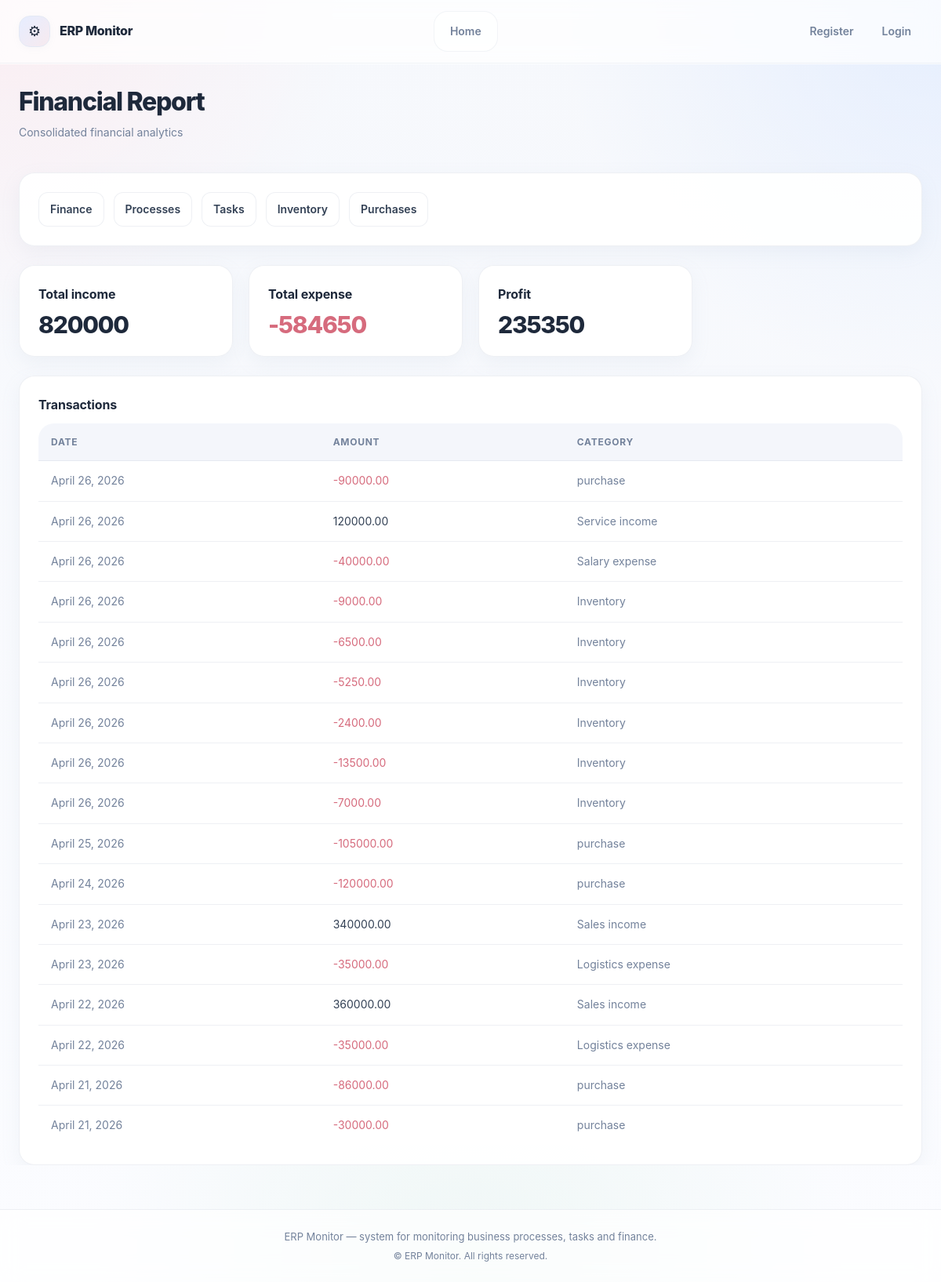
The page /reports/ on the database its author committed.
### finance/models.py (models this page shows, shortened)
class Transaction(models.Model):
    account = models.ForeignKey(
        Account,
        on_delete=models.PROTECT,
        related_name="transactions",
    )
    category = models.ForeignKey(
        Category,
        on_delete=models.PROTECT,
        related_name="transactions",
    )
    counterparty = models.ForeignKey(
        Counterparty,
        null=True,
        blank=True,
        on_delete=models.SET_NULL,
        related_name="transactions",
    )
    task = models.ForeignKey(
        Task,
        on_delete=models.SET_NULL,
        null=True,
        blank=True,
        related_name="transactions",
    )
    process_instance = models.ForeignKey(
        ProcessInstance,
        on_delete=models.SET_NULL,
        null=True,
        blank=True,
        related_name="transactions",
    )
    amount = models.DecimalField(max_digits=14, decimal_places=2)
    date = models.DateField()
    comment = models.TextField(blank=True)
    created_at = models.DateTimeField(auto_now_add=True)

class Category(models.Model):
    TYPE_CHOICES = (
        ("INCOME", "Income"),
        ("EXPENSE", "Expense"),
    )
    name = models.CharField(max_length=100)
    type = models.CharField(max_length=10, choices=TYPE_CHOICES)

### reports/views.py (the view)
# urls.py: path("", views.finance_report, name="finance_report"),
def finance_report(request):
    qs = Transaction.objects.all()
    total_income = qs.filter(amount__gt=0).aggregate(
        total=Sum("amount")
    )["total"] or 0
    total_expense = qs.filter(amount__lt=0).aggregate(
        total=Sum("amount")
    )["total"] or 0
    context = {
        "total_income": total_income,
        "total_expense": total_expense,
        "profit": total_income + total_expense,
        "transactions": qs.order_by("-date")[:100],
    }
    return render(request, "reports/finance.html", context)

### templates/reports/finance.html (shortened to what this page needs)
{% extends "base.html" %}
{% block content %}
<div class="page-header fade-in">
    <h1 class="page-title">Financial Report</h1>
    <p class="page-subtitle">
        Consolidated financial analytics
    </p>
</div>
<section class="dashboard-section fade-in">
    <div class="card">
        <nav class="reports-nav">
            <a href="{% url 'finance_report' %}"
               class="reports-link {% if request.path == '/reports/finance/' %}active{% endif %}">
                Finance
            </a>
            <a href="{% url 'process_report' %}"
               class="reports-link {% if request.path == '/reports/processes/' %}active{% endif %}">
                Processes
            </a>
            <a href="{% url 'task_report' %}"
               class="reports-link {% if request.path == '/reports/tasks/' %}active{% endif %}">
                Tasks
            </a>
            <a href="{% url 'inventory_report' %}"
               class="reports-link {% if request.path == '/reports/inventory/' %}active{% endif %}">
                Inventory
            </a>
            <a href="{% url 'purchase_report' %}"
               class="reports-link {% if request.path == '/reports/purchases/' %}active{% endif %}">
                Purchases
            </a>
        </nav>
    </div>
</section>
<section class="dashboard-section fade-in">
    <div class="cards-grid">
        <div class="card">
            <div class="card-title">Total income</div>
            <div class="card-metric">{{ total_income }}</div>
        </div>
        <div class="card">
            <div class="card-title">Total expense</div>
            <div class="card-metric danger">{{ total_expense }}</div>
        </div>
        <div class="card">
            <div class="card-title">Profit</div>
            <div class="card-metric {% if profit < 0 %}danger{% endif %}">
                {{ profit }}
            </div>
        </div>
    </div>
</section>
<section class="dashboard-section fade-in">
    <div class="card">
        <div class="card-title">Transactions</div>
        <table class="table">
            <thead>
                <tr>
                    <th>Date</th>
                    <th>Amount</th>
                    <th>Category</th>
                </tr>
            </thead>
            <tbody>
                {% for t in transactions %}
                <tr>
                    <td class="muted">{{ t.date }}</td>
                    <td>
                        <span class="{% if t.amount < 0 %}danger{% endif %}">
                            {{ t.amount }}
                        </span>
                    </td>
                    <td class="muted">{{ t.category.name }}</td>
                </tr>
                {% empty %}
                <tr>
                    <td colspan="3" class="muted">
                        No transactions
                    </td>
                </tr>
                {% endfor %}
            </tbody>
        </table>
    </div>
</section>
{% endblock %}

### static/css/main.css (style rules this page uses)
*, *::before, *::after { box-sizing: border-box; }
html, body { margin: 0; padding: 0; min-height: 100%; }
html { color-scheme: light; scroll-behavior: smooth; }
body { font-family: Inter, system-ui, -apple-system, "Segoe UI", Roboto, Arial, sans-serif; line-height: 1.6; -webkit-font-smoothing: antialiased; text-rendering: optimizeLegibility; transition: background-color .3s ease, color .3s ease; }
html[data-theme="light"], html[data-theme="dark"] { --bg-main: #f6f8fc; --bg-main-secondary: #fbfcff; --bg-surface: rgba(255, 255, 255, 0.76); --bg-surface-strong: rgba(255, 255, 255, 0.92); --bg-solid: #ffffff; --bg-soft: #f4f6fb; --bg-soft-hover: #edf2f9; --bg-nav: rgba(255, 255, 255, 0.64); --text-main: #1e293b; --text-soft: #334155; --text-muted: #73829b; --border-color: rgba(148, 163, 184, 0.16); --border-strong: rgba(148, 163, 184, 0.26); --accent: #7b95f2; --accent-hover: #657fe3; --accent-soft: rgba(123, 149, 242, 0.12); --success: #39996d; --success-soft: rgba(57, 153, 109, 0.12); --danger: #d66b7d; --danger-soft: rgba(214, 107, 125, 0.12); --warning: #d2a146; --warning-soft: rgba(210, 161, 70, 0.12); --info: #5f8fe8; --info-soft: rgba(95, 143, 232, 0.12); --shadow-xs: 0 2px 10px rgba(148, 163, 184, 0.06); --shadow-sm: 0 8px 24px rgba(148, 163, 184, 0.10); --shadow-md: 0 16px 38px rgba(148, 163, 184, 0.14); --shadow-lg: 0 28px 60px rgba(148, 163, 184, 0.18); --glass-blur: blur(14px); --radius-xs: 10px; --radius-sm: 14px; --radius-md: 20px; --radius-lg: 28px; --radius-xl: 34px; --container-width: 1360px; }
body.app { background: radial-gradient(circle at top left, rgba(255, 223, 228, 0.42), transparent 22%), radial-gradient(circle at top right, rgba(214, 229, 255, 0.52), transparent 24%), radial-gradient(circle at bottom center, rgba(220, 239, 230, 0.38), transparent 28%), linear-gradient(180deg, var(--bg-main) 0%, var(--bg-main-secondary) 100%); color: var(--text-main); }
a { color: inherit; }
.page-header { margin-bottom: 2px; }
.page-title { margin: 0; font-size: 32px; line-height: 1.08; font-weight: 800; letter-spacing: -0.04em; color: var(--text-main); }
.page-subtitle { margin-top: 10px; font-size: 14px; color: var(--text-muted); }
.card { background: var(--bg-surface-strong); backdrop-filter: var(--glass-blur); -webkit-backdrop-filter: var(--glass-blur); border: 1px solid var(--border-color); border-radius: var(--radius-md); padding: 24px; box-shadow: var(--shadow-sm); transition: transform .22s ease, box-shadow .22s ease, border-color .22s ease, background .22s ease; }
.card-title { margin-bottom: 10px; font-size: 16px; font-weight: 700; letter-spacing: -0.01em; color: var(--text-main); }
.card-metric { margin-top: 6px; font-size: 30px; line-height: 1.05; font-weight: 800; letter-spacing: -0.04em; color: var(--text-main); }
.card-metric.danger { color: var(--danger); }
.dashboard-section { display: flex; flex-direction: column; gap: 20px; }
.cards-grid { display: grid; grid-template-columns: repeat(auto-fill, minmax(240px, 1fr)); gap: 20px; }
.table { width: 100%; border-collapse: separate; border-spacing: 0; font-size: 14px; color: var(--text-soft); overflow: hidden; background: rgba(255, 255, 255, 0.6); border-radius: var(--radius-md); }
.table thead { background: var(--bg-soft); }
.table th, .table td { padding: 14px 16px; text-align: left; border-bottom: 1px solid var(--border-color); vertical-align: middle; }
.table th { font-size: 12px; font-weight: 700; letter-spacing: 0.06em; text-transform: uppercase; color: var(--text-muted); }
.table tbody tr { transition: background .18s ease; }
.table tbody tr:last-child td { border-bottom: none; }
.button, .btn, .reports-link { display: inline-flex; align-items: center; justify-content: center; min-height: 40px; padding: 10px 14px; border-radius: 12px; border: 1px solid var(--border-color); background: rgba(255, 255, 255, 0.9); color: var(--text-soft); font-size: 14px; font-weight: 600; text-decoration: none; cursor: pointer; transition: background .2s ease, color .2s ease, border-color .2s ease, transform .2s ease, box-shadow .2s ease; }
.reports-nav { display: flex; gap: 12px; flex-wrap: wrap; }
::placeholder { color: #98a4b8; }
.fade-in { animation: fadeIn .35s ease forwards; }
.danger { color: var(--danger); }
.muted { color: var(--text-muted); }
table { width: 100%; }

### rows shown on the page
Transaction: date "April 26, 2026", amount "-90000.00", category.name "purchase"
Transaction: date "April 26, 2026", amount "120000.00", category.name "Service income"
Transaction: date "April 26, 2026", amount "-40000.00", category.name "Salary expense"
Transaction: date "April 26, 2026", amount "-9000.00", category.name "Inventory"
Transaction: date "April 26, 2026", amount "-6500.00", category.name "Inventory"
Transaction: date "April 26, 2026", amount "-5250.00", category.name "Inventory"
Transaction: date "April 26, 2026", amount "-2400.00", category.name "Inventory"
Transaction: date "April 26, 2026", amount "-13500.00", category.name "Inventory"
Transaction: date "April 26, 2026", amount "-7000.00", category.name "Inventory"
Transaction: date "April 25, 2026", amount "-105000.00", category.name "purchase"
Transaction: date "April 24, 2026", amount "-120000.00", category.name "purchase"
Transaction: date "April 23, 2026", amount "340000.00", category.name "Sales income"
Transaction: date "April 23, 2026", amount "-35000.00", category.name "Logistics expense"
Transaction: date "April 22, 2026", amount "360000.00", category.name "Sales income"
Transaction: date "April 22, 2026", amount "-35000.00", category.name "Logistics expense"
Transaction: date "April 21, 2026", amount "-86000.00", category.name "purchase"
Transaction: date "April 21, 2026", amount "-30000.00", category.name "purchase"

### other values the page prints
{{ total_income }} "820000"
{{ total_expense }} "-584650"
{{ profit }} "235350"
